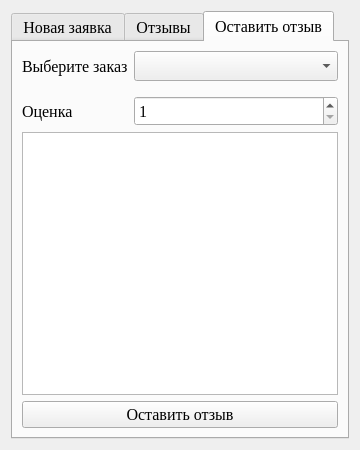
<?xml version="1.0" encoding="UTF-8"?>
<ui version="4.0">
 <class>ClientMenu</class>
 <widget class="QDialog" name="ClientMenu">
  <property name="geometry">
   <rect>
    <x>0</x>
    <y>0</y>
    <width>360</width>
    <height>450</height>
   </rect>
  </property>
  <property name="minimumSize">
   <size>
    <width>360</width>
    <height>0</height>
   </size>
  </property>
  <property name="maximumSize">
   <size>
    <width>360</width>
    <height>450</height>
   </size>
  </property>
  <property name="windowTitle">
   <string>Dialog</string>
  </property>
  <layout class="QHBoxLayout" name="horizontalLayout">
   <item>
    <widget class="QTabWidget" name="tabWidget">
     <property name="minimumSize">
      <size>
       <width>0</width>
       <height>0</height>
      </size>
     </property>
     <property name="maximumSize">
      <size>
       <width>654654</width>
       <height>16777215</height>
      </size>
     </property>
     <property name="font">
      <font>
       <family>Times New Roman</family>
       <pointsize>12</pointsize>
      </font>
     </property>
     <property name="currentIndex">
      <number>2</number>
     </property>
     <widget class="QWidget" name="tab">
      <attribute name="title">
       <string>Новая заявка</string>
      </attribute>
      <layout class="QVBoxLayout" name="verticalLayout_7">
       <item>
        <layout class="QVBoxLayout" name="verticalLayout_4">
         <property name="spacing">
          <number>10</number>
         </property>
         <property name="leftMargin">
          <number>10</number>
         </property>
         <property name="topMargin">
          <number>10</number>
         </property>
         <property name="rightMargin">
          <number>10</number>
         </property>
         <property name="bottomMargin">
          <number>10</number>
         </property>
         <item>
          <layout class="QVBoxLayout" name="verticalLayout">
           <item>
            <widget class="QLabel" name="label_2">
             <property name="maximumSize">
              <size>
               <width>16777215</width>
               <height>35</height>
              </size>
             </property>
             <property name="font">
              <font>
               <family>Times New Roman</family>
               <pointsize>12</pointsize>
              </font>
             </property>
             <property name="text">
              <string>Выберите модель вашего телефона</string>
             </property>
            </widget>
           </item>
           <item>
            <layout class="QHBoxLayout" name="horizontalLayout_2">
             <item>
              <widget class="QComboBox" name="companies_box">
               <property name="minimumSize">
                <size>
                 <width>0</width>
                 <height>30</height>
                </size>
               </property>
               <property name="maximumSize">
                <size>
                 <width>16777215</width>
                 <height>30</height>
                </size>
               </property>
               <property name="font">
                <font>
                 <family>Times New Roman</family>
                 <pointsize>12</pointsize>
                </font>
               </property>
              </widget>
             </item>
             <item>
              <widget class="QComboBox" name="models_box">
               <property name="minimumSize">
                <size>
                 <width>0</width>
                 <height>30</height>
                </size>
               </property>
               <property name="maximumSize">
                <size>
                 <width>16777215</width>
                 <height>30</height>
                </size>
               </property>
               <property name="font">
                <font>
                 <family>Times New Roman</family>
                 <pointsize>12</pointsize>
                </font>
               </property>
              </widget>
             </item>
            </layout>
           </item>
          </layout>
         </item>
         <item>
          <widget class="QLabel" name="label">
           <property name="minimumSize">
            <size>
             <width>0</width>
             <height>25</height>
            </size>
           </property>
           <property name="maximumSize">
            <size>
             <width>16777215</width>
             <height>25</height>
            </size>
           </property>
           <property name="font">
            <font>
             <family>Times New Roman</family>
             <pointsize>12</pointsize>
            </font>
           </property>
           <property name="text">
            <string>Опишите ваши проблему</string>
           </property>
          </widget>
         </item>
         <item>
          <widget class="QTextEdit" name="break_description">
           <property name="font">
            <font>
             <family>Times New Roman</family>
             <pointsize>12</pointsize>
            </font>
           </property>
          </widget>
         </item>
         <item>
          <widget class="QPushButton" name="send_request">
           <property name="maximumSize">
            <size>
             <width>16777215</width>
             <height>30</height>
            </size>
           </property>
           <property name="font">
            <font>
             <family>Times New Roman</family>
             <pointsize>12</pointsize>
            </font>
           </property>
           <property name="text">
            <string>Оставить заявку</string>
           </property>
          </widget>
         </item>
        </layout>
       </item>
      </layout>
     </widget>
     <widget class="QWidget" name="tab_2">
      <attribute name="title">
       <string>Отзывы</string>
      </attribute>
      <layout class="QVBoxLayout" name="verticalLayout_6">
       <item>
        <layout class="QVBoxLayout" name="verticalLayout_5">
         <item>
          <widget class="QLabel" name="label_feedback">
           <property name="font">
            <font>
             <family>Times New Roman</family>
             <pointsize>12</pointsize>
             <bold>true</bold>
            </font>
           </property>
           <property name="text">
            <string>Отзывы и оценки</string>
           </property>
           <property name="alignment">
            <set>Qt::AlignCenter</set>
           </property>
          </widget>
         </item>
         <item>
          <widget class="QListWidget" name="feedback_list"/>
         </item>
        </layout>
       </item>
      </layout>
     </widget>
     <widget class="QWidget" name="tab_3">
      <attribute name="title">
       <string>Оставить отзыв</string>
      </attribute>
      <layout class="QVBoxLayout" name="verticalLayout_3">
       <item>
        <layout class="QFormLayout" name="formLayout">
         <property name="verticalSpacing">
          <number>15</number>
         </property>
         <item row="0" column="0">
          <widget class="QLabel" name="label_3">
           <property name="minimumSize">
            <size>
             <width>0</width>
             <height>30</height>
            </size>
           </property>
           <property name="text">
            <string>Выберите заказ</string>
           </property>
          </widget>
         </item>
         <item row="0" column="1">
          <widget class="QComboBox" name="client_orders">
           <property name="minimumSize">
            <size>
             <width>0</width>
             <height>30</height>
            </size>
           </property>
          </widget>
         </item>
         <item row="1" column="0">
          <widget class="QLabel" name="label_4">
           <property name="minimumSize">
            <size>
             <width>0</width>
             <height>30</height>
            </size>
           </property>
           <property name="text">
            <string>Оценка</string>
           </property>
          </widget>
         </item>
         <item row="1" column="1">
          <widget class="QSpinBox" name="feedback_rating">
           <property name="minimumSize">
            <size>
             <width>0</width>
             <height>30</height>
            </size>
           </property>
           <property name="minimum">
            <number>1</number>
           </property>
           <property name="maximum">
            <number>10</number>
           </property>
          </widget>
         </item>
        </layout>
       </item>
       <item>
        <widget class="QTextEdit" name="feedback_text"/>
       </item>
       <item>
        <widget class="QPushButton" name="add_feedback">
         <property name="text">
          <string>Оставить отзыв</string>
         </property>
        </widget>
       </item>
      </layout>
     </widget>
    </widget>
   </item>
  </layout>
 </widget>
 <resources/>
 <connections/>
</ui>
